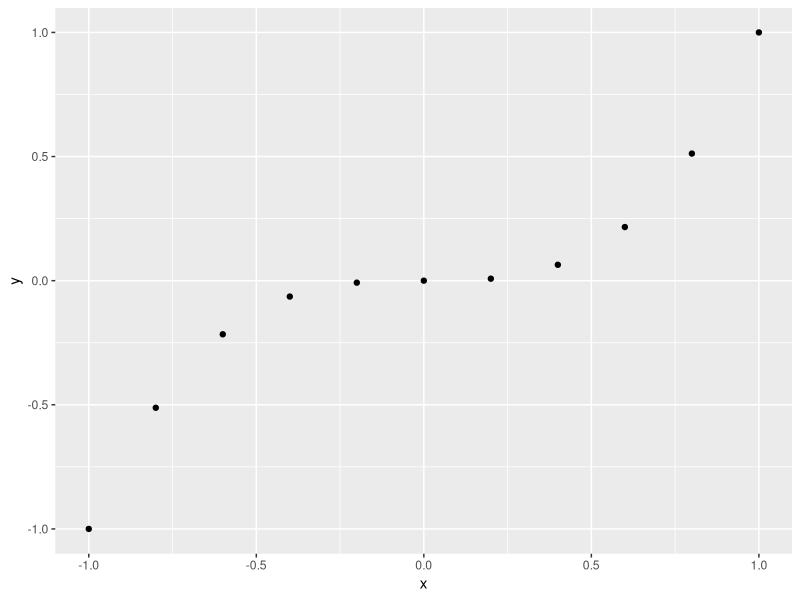
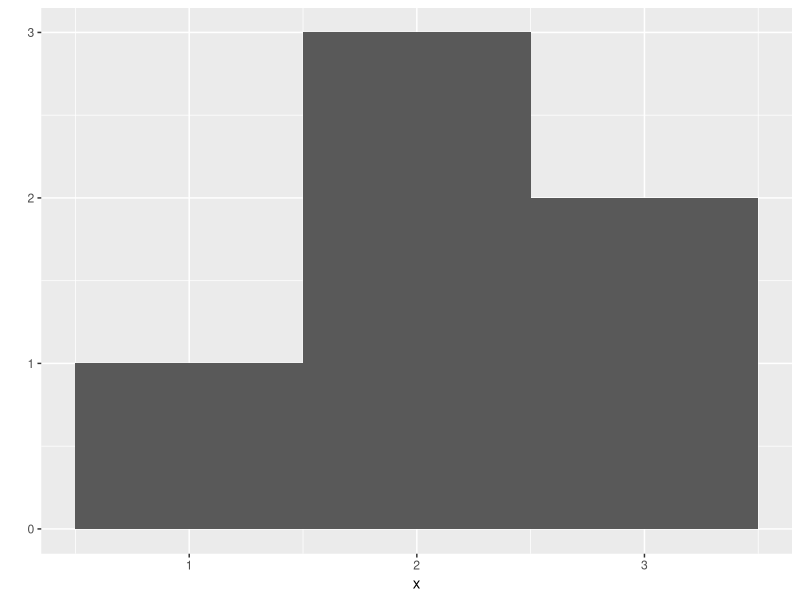
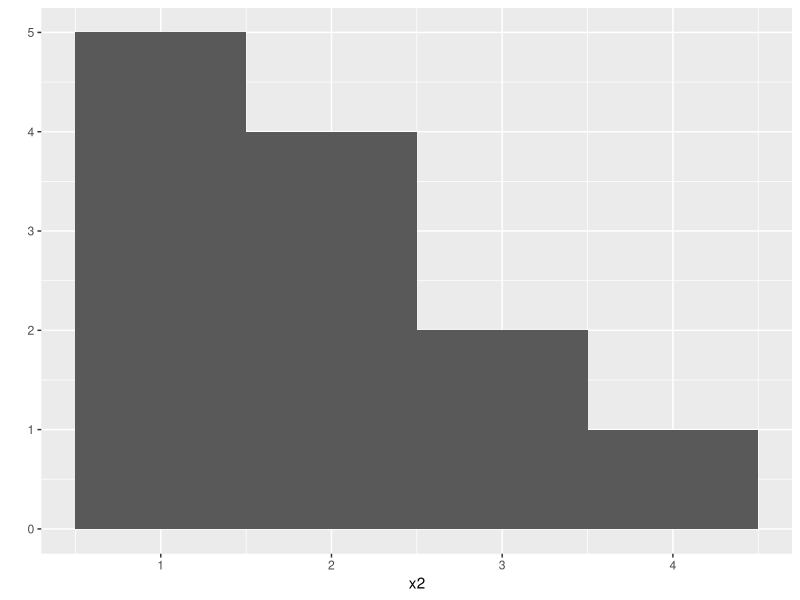
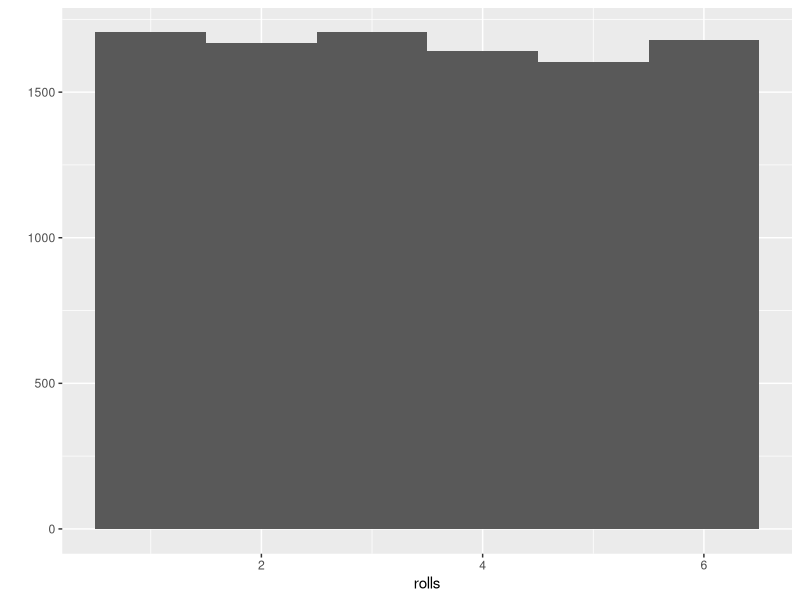

Recreate these plots in R, in order.
# 2.4 Writing your own functions
roll <- function(){
  dado <- c(1:6)
  resultado <- sample(dado, 1)
  return(resultado)
}

roll()

# 2.6 Scripts
roll2 <- function(dado = 1:6){
  resultado <- sample(dado, 1)
  return(resultado)
}

roll2(1:3)

# 3.1 Packages
library("ggplot2")
x <- c(-1, -0.8, -0.6, -0.4, -0.2, 0, 0.2, 0.4, 0.6, 0.8, 1)
x

y <- x^3
y

qplot(x, y)

x <- c(1, 2, 2, 2, 3, 3)
qplot(x, binwidth = 1)

x2 <- c(1, 1, 1, 1, 1, 2, 2, 2, 2, 3, 3, 4)
qplot(x2, binwidth = 1)

rolls <- replicate(10000, roll())
qplot(rolls, binwidth = 1)
